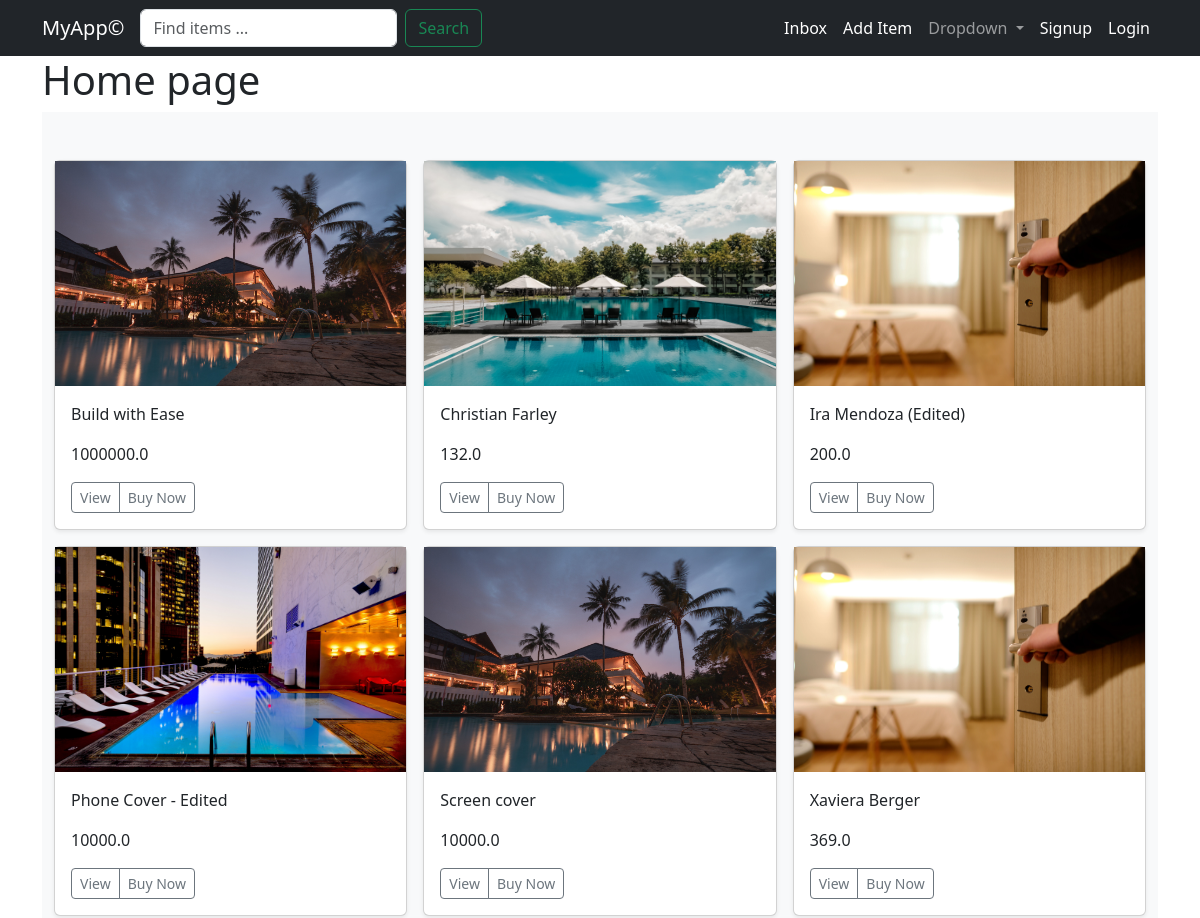
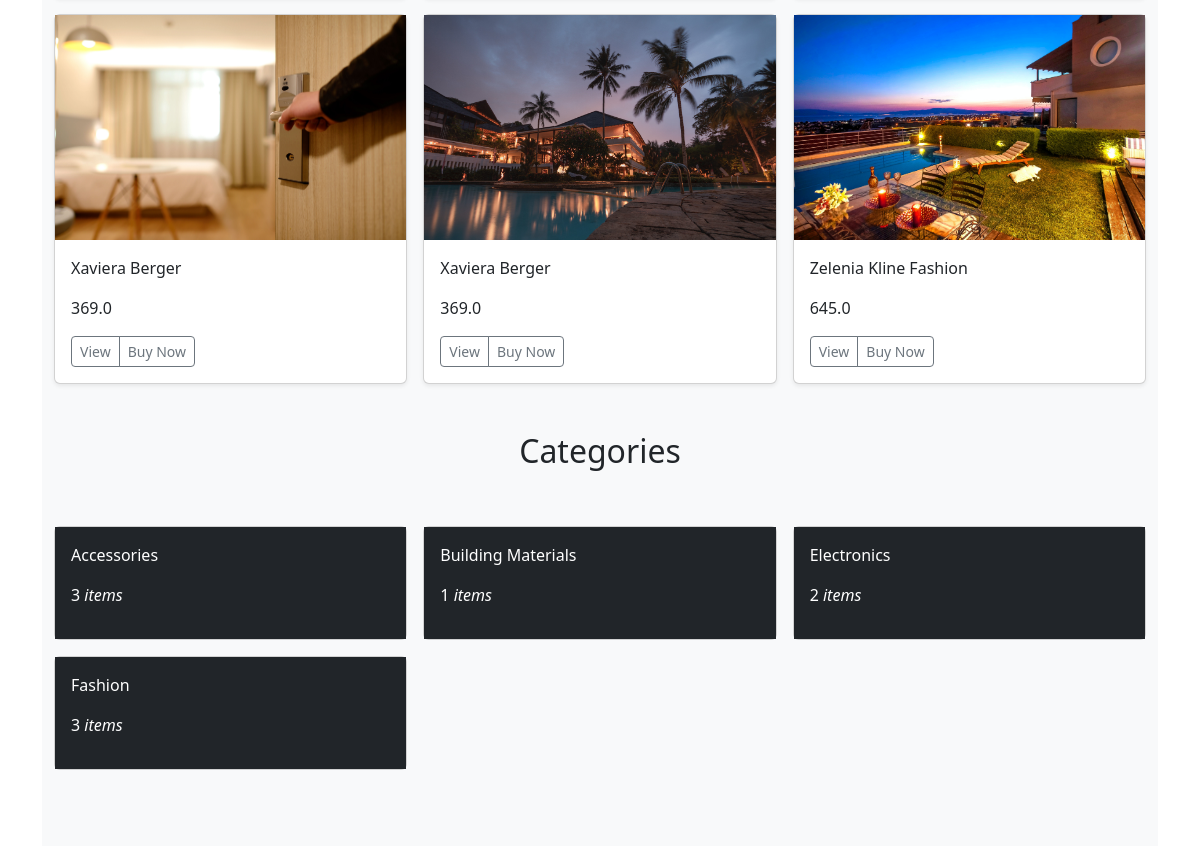
The page / on the database its author committed (2 pictures, top to bottom).
### products/models.py (models this page shows, shortened)
class Product(models.Model):
    category = models.ForeignKey(Category, related_name="products", on_delete=models.CASCADE)
    name = models.CharField(max_length=50)
    price = models.FloatField()
    description = models.TextField()
    image = models.ImageField(upload_to="product_pics")
    created_by = models.ForeignKey(User, related_name="products", on_delete=models.CASCADE)
    created_at = models.DateTimeField(auto_now_add=True)
    is_sold = models.BooleanField(default=False)
    stock = models.IntegerField()
    class Meta:
        ordering = ["name"]

class Category(models.Model):
    name = models.CharField(max_length=100)
    class Meta:
        verbose_name_plural = "Categories"
        ordering = ["name"]

### products/views.py (the view)
# urls.py: path("", views.index, name="index"),
def index(request):
    products = Product.objects.all()
    categories = Category.objects.all()
    return render(request, "products/index.html", {
        "products": products,
        "categories": categories,
    })

### products/templates/products/index.html (shortened to what this page needs)
{% extends "products/base.html" %}
{% block content %}
<h1>Home page</h1>
<div class=" py-5 bg-body-tertiary">
    <div class="container">
        <div class="row row-cols-1 row-cols-sm-2 row-cols-md-3 g-3">
            {% for product in products %}
            <div class="col">
                <div class="card shadow-sm">
                    <img src="{{ product.image.url }}" alt="" width="100%" height="225">
                    <div class="card-body">
                        <p class="card-text">{{ product.name }}</p>
                        <p class="card-text">{{ product.price }}</p>
                        <div class="d-flex justify-content-between align-items-center">
                            <div class="btn-group">
                                <a href="{% url 'products:detail' product.id %}" type="button"
                                   class="btn btn-sm btn-outline-secondary">View</a>
                                <button type="button" class="btn btn-sm btn-outline-secondary">Buy Now</button>
                            </div>
                        </div>
                    </div>
                </div>
            </div>
            {% endfor %}
        </div>
    </div>
    <h2 class="mt-5 text-center">Categories</h2>
    <div class=" py-5 bg-body-tertiary">
        <div class="container">
            <div class="row row-cols-1 row-cols-sm-2 row-cols-md-3 g-3">
                {% for category in categories %}
                <div class="col">
                    <div class="card">
                        <div class="card-body bg-dark text-white">
                            <p class="card-text">{{ category.name }}</p>
                            <p class="card-text">{{ category.products.count }}<em> items</em></p>
                        </div>
                    </div>
                </div>
                {% endfor %}
            </div>
        </div>
    </div>
</div>
{% endblock content %}

### products/templates/products/base.html (shortened to what this page needs)
<!doctype html>
<html lang="en">
<head>
    <link href="https://cdn.jsdelivr.net/npm/bootstrap@5.3.2/dist/css/bootstrap.min.css" rel="stylesheet"
>
</head>
<body>
<nav class="navbar navbar-expand-lg bg-dark navbar-dark">
    <div class="container-fluid container">
        <a class="navbar-brand" href="/">MyApp©</a>
        <form action="{% url 'products:search' %}" method="get" class="d-flex" role="search">
            <input name="query" value="{{ query }}" class="form-control me-2" type="search" placeholder="Find items ..." aria-label="Search">
            <button class="btn btn-outline-success" type="submit">Search</button>
        </form>
        <div class="collapse navbar-collapse" id="navbarSupportedContent">
            <ul class="navbar-nav ms-auto mb-2 mb-lg-0">
                <li class="nav-item">
                    <a class="nav-link active" aria-current="page" href="{% url 'conversation:inbox' %}">Inbox</a>
                </li>
                <li class="nav-item">
                    <a class="nav-link active" href="{% url 'products:new_item' %}">Add Item</a>
                </li>
                <li class="nav-item dropdown">
                    <a class="nav-link dropdown-toggle" href="#" role="button" data-bs-toggle="dropdown"
                       aria-expanded="false">
                        Dropdown
                    </a>
                </li>
                {% if request.user.is_authenticated %}
                <li class="nav-item">
                    <a href="" class="nav-link active">Dashboard</a>
                </li>
                <li class="nav-item">
                    <a href="{% url 'products:logout' %}" class="nav-link active">Logout</a>
                </li>
                <li class="nav-item">
                    <a href="" class="nav-link active">@{{ user.username }}</a>
                </li>
                {% else %}
                <li class="nav-item">
                    <a href="{% url 'products:signup' %}" class="nav-link active">Signup</a>
                </li>
                <li class="nav-item">
                    <a href="{% url 'products:login' %}" class="nav-link active">Login</a>
                </li>
                {% endif %}
            </ul>
        </div>
    </div>
</nav>
<div class="container">
    {% block content %}{% endblock content %}
</div>
</body>
</html>

### rows shown on the page
Product: image (picture), name "Build with Ease", price "1000000.0"
Product: image (picture), name "Christian Farley", price "132.0"
Product: image (picture), name "Ira Mendoza (Edited)", price "200.0"
Product: image (picture), name "Phone Cover - Edited", price "10000.0"
Product: image (picture), name "Screen cover", price "10000.0"
Product: image (picture), name "Xaviera Berger", price "369.0"
Product: image (picture), name "Xaviera Berger", price "369.0"
Product: image (picture), name "Xaviera Berger", price "369.0"
Product: image (picture), name "Zelenia Kline Fashion", price "645.0"
Category: name "Accessories", products.count "3"
Category: name "Building Materials", products.count "1"
Category: name "Electronics", products.count "2"
Category: name "Fashion", products.count "3"
